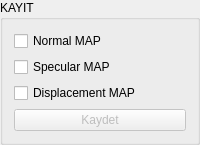
         <widget class="QGroupBox" name="groupBox_2">
          <property name="sizePolicy">
           <sizepolicy hsizetype="Preferred" vsizetype="Preferred">
            <horstretch>0</horstretch>
            <verstretch>0</verstretch>
           </sizepolicy>
          </property>
          <property name="title">
           <string>KAYIT</string>
          </property>
          <layout class="QVBoxLayout" name="verticalLayout_7">
           <item>
            <widget class="QCheckBox" name="checkBox_queue_generateNormal">
             <property name="text">
              <string>Normal MAP</string>
             </property>
             <property name="checked">
              <bool>false</bool>
             </property>
            </widget>
           </item>
           <item>
            <widget class="QCheckBox" name="checkBox_queue_generateSpec">
             <property name="text">
              <string>Specular MAP</string>
             </property>
             <property name="checked">
              <bool>false</bool>
             </property>
            </widget>
           </item>
           <item>
            <widget class="QCheckBox" name="checkBox_queue_generateDisplace">
             <property name="text">
              <string>Displacement MAP</string>
             </property>
             <property name="checked">
              <bool>false</bool>
             </property>
            </widget>
           </item>
           <item>
            <widget class="QPushButton" name="pushButton_save">
             <property name="enabled">
              <bool>false</bool>
             </property>
             <property name="toolTip">
              <string>Ctrl+S</string>
             </property>
             <property name="text">
              <string>Kaydet</string>
             </property>
            </widget>
           </item>
          </layout>
         </widget>
